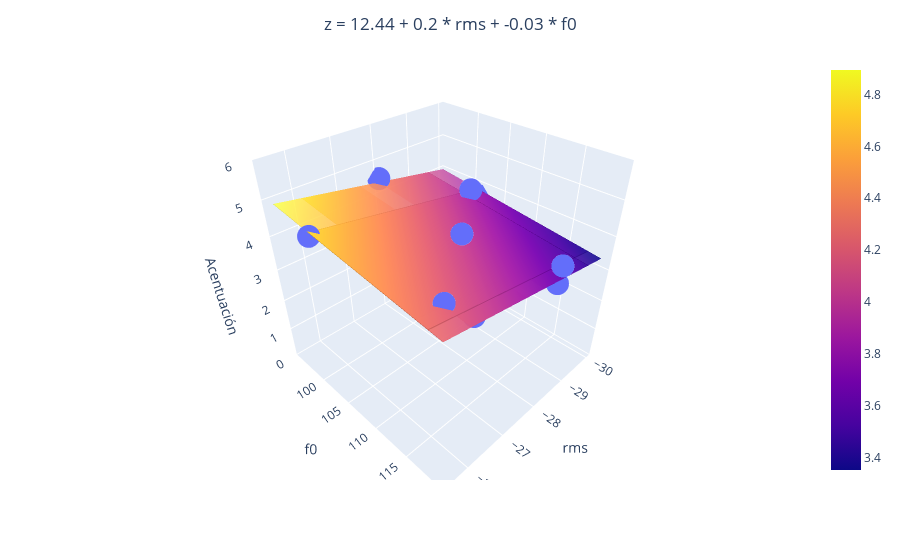

The cell this chart's notebook holds for it:
### Code cell
if len(dicc_model) == 2:
    import plotly.express as px
    import plotly.graph_objects as go

    # Seleccionamos solo las características seleccionadas en X
    X_selected = X[:, selected_features]

    # Entrenamos el modelo de regresión con las características seleccionadas
    regr_multivar = SMWrapper(sm.OLS)
    regr_multivar_fit = regr_multivar.fit(X_selected, y)

    # Obtenemos las predicciones del modelo para las características seleccionadas
    y_pred = regr_multivar.predict(X_selected)

    # Crear la figura
    fig = px.scatter_3d(x=X_selected[:, 0], y=X_selected[:, 1], z=y)

    # Crear el plano de regresión
    xx, yy = np.meshgrid(X_selected[:, 0], X_selected[:, 1])
    zz = regr_multivar_fit.params[0] + np.dot(np.array([xx.ravel(), yy.ravel()]).T, regr_multivar_fit.params[1:].ravel()).reshape(xx.shape)
    fig.add_trace(go.Surface(x=xx, y=yy, z=zz, opacity=0.5))

    # Construir la cadena de texto para la ecuación del plano
    equation = f'z = {regr_multivar_fit.params[0].round(2)}'
    for i, (key, model) in enumerate(dicc_model.items()):
        equation += f' + {regr_multivar_fit.params[1:][i].round(2)} * {key.replace("_model", "")}'
    
    # Centrar el título
    fig.update_layout(title=dict(text=equation, x=0.5, xanchor='center'))

    # Etiquetas de los ejes y rango del eje z
    fig.update_layout(scene=dict(xaxis_title=list(dicc_model.keys())[0].replace("_model", ""), yaxis_title=list(dicc_model.keys())[1].replace("_model", ""), zaxis_title='Acentuación', zaxis=dict(range=[0, 6]), yaxis=dict(tickvals=[100, 105, 110, 115])))

    fig.write_html(
       os.path.join(PATH, TEST_FOLDER, REGGRESSION_FOLDER, PARAMETRIC_FOLDER, ACENTUACION_FOLDER, FEMALE_FOLDER, 'regresion_acentuacion_multivariable_female.html')
    )

    fig.show()

### Figure 1 — Plotly figure (JSON) as saved in the notebook; plotly's stock layout.template omitted (floating-point values rounded to 4 significant figures)
{"data": [{"hovertemplate": "x=%{x}<br>y=%{y}<br>z=%{z}<extra></extra>", "legendgroup": "", "marker": {"color": "#636efa", "symbol": "circle"}, "mode": "markers", "name": "", "scene": "scene", "showlegend": false, "type": "scatter3d", "x": [-27.5, -26.1, -27, -30, -29, -28.5, -25.5, -26.5, -29.5, -28], "y": [111.1, 116.4, 101.3, 101.5, 117.7, 119.6, 101.0, 117.9, 102.3, 94.71], "z": [4.603, 4.294, 4.162, 3.632, 3.015, 4.059, 4.632, 3.868, 4.118, 4.515]}, {"opacity": 0.5, "type": "surface", "x": [[-27.5, -26.1, -27, -30, -29, -28.5, -25.5, -26.5, -29.5, -28], [-27.5, -26.1, -27, -30, -29, -28.5, -25.5, -26.5, -29.5, -28], [-27.5, -26.1, -27, -30, -29, -28.5, -25.5, -26.5, -29.5, -28], [-27.5, -26.1, -27, -30, -29, -28.5, -25.5, -26.5, -29.5, -28], [-27.5, -26.1, -27, -30, -29, -28.5, -25.5, -26.5, -29.5, -28], [-27.5, -26.1, -27, -30, -29, -28.5, -25.5, -26.5, -29.5, -28], [-27.5, -26.1, -27, -30, -29, -28.5, -25.5, -26.5, -29.5, -28], [-27.5, -26.1, -27, -30, -29, -28.5, -25.5, -26.5, -29.5, -28], [-27.5, -26.1, -27, -30, -29, -28.5, -25.5, -26.5, -29.5, -28], [-27.5, -26.1, -27, -30, -29, -28.5, -25.5, -26.5, -29.5, -28]], "y": [[111.1, 111.1, 111.1, 111.1, 111.1, 111.1, 111.1, 111.1, 111.1, 111.1], [116.4, 116.4, 116.4, 116.4, 116.4, 116.4, 116.4, 116.4, 116.4, 116.4], [101.3, 101.3, 101.3, 101.3, 101.3, 101.3, 101.3, 101.3, 101.3, 101.3], [101.5, 101.5, 101.5, 101.5, 101.5, 101.5, 101.5, 101.5, 101.5, 101.5], [117.7, 117.7, 117.7, 117.7, 117.7, 117.7, 117.7, 117.7, 117.7, 117.7], [119.6, 119.6, 119.6, 119.6, 119.6, 119.6, 119.6, 119.6, 119.6, 119.6], [101.0, 101.0, 101.0, 101.0, 101.0, 101.0, 101.0, 101.0, 101.0, 101.0], [117.9, 117.9, 117.9, 117.9, 117.9, 117.9, 117.9, 117.9, 117.9, 117.9], [102.3, 102.3, 102.3, 102.3, 102.3, 102.3, 102.3, 102.3, 102.3, 102.3], [94.71, 94.71, 94.71, 94.71, 94.71, 94.71, 94.71, 94.71, 94.71, 94.71]], "z": [[4.07, 4.349, 4.17, 3.571, 3.771, 3.87, 4.469, 4.269, 3.671, 3.97], [3.934, 4.213, 4.033, 3.435, 3.634, 3.734, 4.333, 4.133, 3.535, 3.834], [4.324, 4.604, 4.424, 3.826, 4.025, 4.125, 4.724, 4.524, 3.925, 4.225], [4.319, 4.598, 4.418, 3.82, 4.019, 4.119, 4.718, 4.518, 3.92, 4.219], [3.898, 4.177, 3.997, 3.399, 3.598, 3.698, 4.297, 4.097, 3.498, 3.798], [3.85, 4.129, 3.95, 3.351, 3.55, 3.65, 4.249, 4.049, 3.451, 3.75], [4.333, 4.612, 4.433, 3.834, 4.033, 4.133, 4.732, 4.532, 3.934, 4.233], [3.893, 4.173, 3.993, 3.395, 3.594, 3.694, 4.293, 4.093, 3.494, 3.794], [4.3, 4.579, 4.399, 3.801, 4.0, 4.1, 4.699, 4.499, 3.901, 4.2], [4.496, 4.775, 4.596, 3.997, 4.197, 4.297, 4.895, 4.696, 4.097, 4.396]]}], "layout": {"legend": {"tracegroupgap": 0}, "margin": {"t": 60}, "scene": {"domain": {"x": [0, 1], "y": [0, 1]}, "xaxis": {"title": {"text": "rms"}}, "yaxis": {"tickvals": [100, 105, 110, 115], "title": {"text": "f0"}}, "zaxis": {"range": [0, 6], "title": {"text": "Acentuación"}}}, "title": {"text": "z = 12.44 + 0.2 * rms + -0.03 * f0", "x": 0.5, "xanchor": "center"}}}
